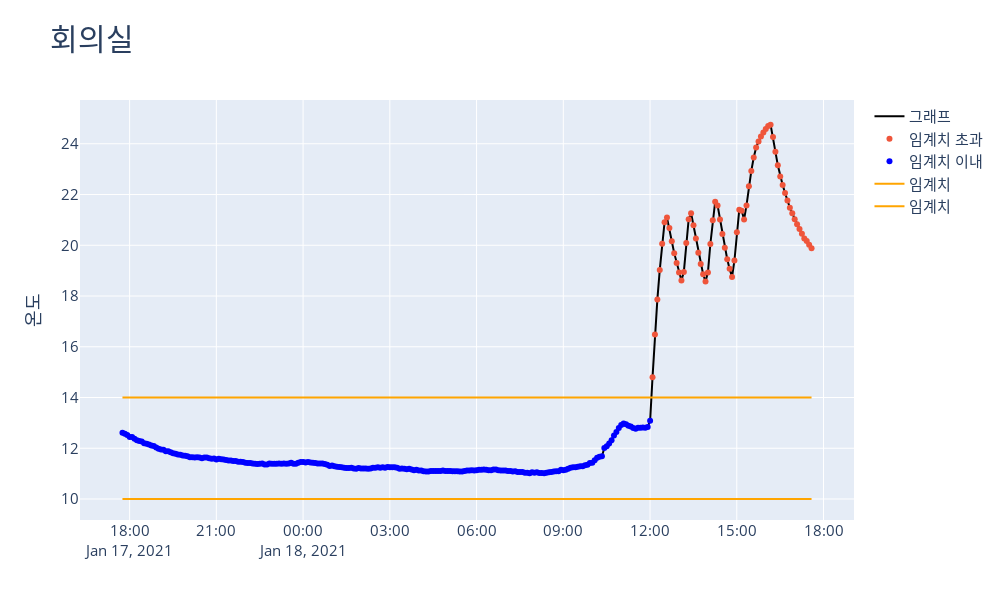

This figure's notebook cell:
### Code cell
dev_sen_mac('회의실',4528458,'3fa6d40e4461cd250a683b86eed42bad',14,10)
